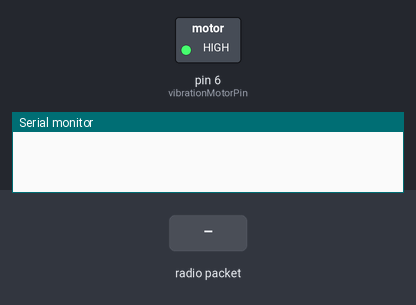
Bench run of a sketch on a simulated Arduino Uno, built with avr-gcc and run on an emulated ATmega328P. On the bench: switched loads named in the sketch (green lamp = pin HIGH), the last lines printed to the serial monitor. Inputs (shaded band) come from the test bench. No radio packets arrive unless stated.

Above: at 1.2 s.
1.3 s: radio packet "1111" arrives
At 1.6 s:
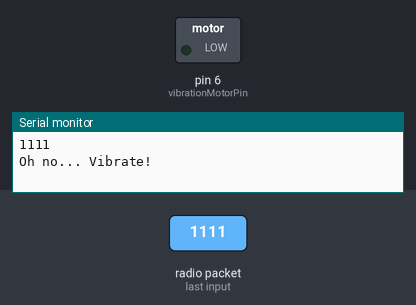
2.8 s: radio packet "0000" arrives
At 3.9 s:
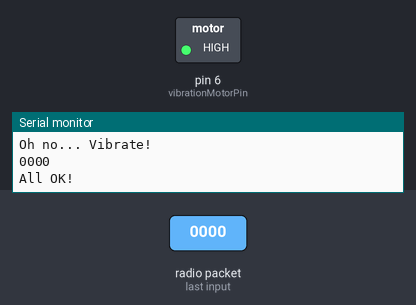
4.3 s: radio packet "1" arrives
At 5.1 s:
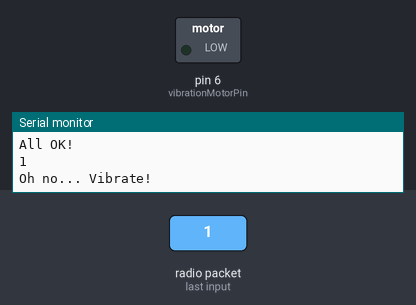
Timing chart, 0 to 7.3 s (numbered marks = the images above; inputs shaded):
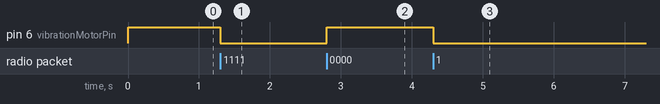

The sketch:

NRF24L01RecieverV3.ino
```cpp
#include <SPI.h>
#include <nRF24L01.h>
#include <RF24.h>

RF24 radio(9, 8);  // CE, CSN pins
const int vibrationMotorPin = 6;  // Blue wire here

const byte address[6] = "000001"; // Same address as the transmitter
const byte channel = 76;

const int packetRecieveDelay = 60 * 1000 * 3 + 5000; // Three minutes 5 seconds
unsigned long startTickTime;

void setup() {
  pinMode(vibrationMotorPin, OUTPUT);
  digitalWrite(vibrationMotorPin, HIGH);  // LOW and HIGH values are inverted

  Serial.begin(9600);
  radio.begin();
  radio.openReadingPipe(0, address);
  radio.setPALevel(RF24_PA_LOW);  // Set power level
  radio.setChannel(channel);
  radio.setDataRate(RF24_1MBPS);
  radio.startListening();  // Start listening for incoming data
}

void loop() {
  if (radio.available()) {
    char text[32] = "";  // Allocate buffer for incoming data
    radio.read(&text, sizeof(text));
    Serial.println(text);
    if (strcmp(text, "0000")) {
      // 0000 means that something is wrong
      digitalWrite(vibrationMotorPin, LOW);
      Serial.println("Oh no... Vibrate!");
    } else if (strcmp(text, "1111")) {
      // 1111 means that everything is fine
      digitalWrite(vibrationMotorPin, HIGH);
      Serial.println("All OK!");
    } else {
      // Packet is not 0000 or 1111
      Serial.print("Corrupted packet: ");
      Serial.println(text);
    }
    startTickTime = millis();
  }

  if (millis() - startTickTime > 60000 * 3 + 5000) {
    // More than 3 times no recieved
    Serial.println("Packets not being recieved for 3 times (3 min).");
    digitalWrite(vibrationMotorPin, HIGH);
  }
}
```

Measured:
- after the input at 1.3 s, pin 6 (vibrationMotorPin): HIGH → LOW at once
- after the input at 2.8 s, pin 6 (vibrationMotorPin): LOW → HIGH at once
- after the input at 4.3 s, pin 6 (vibrationMotorPin): HIGH → LOW at once
